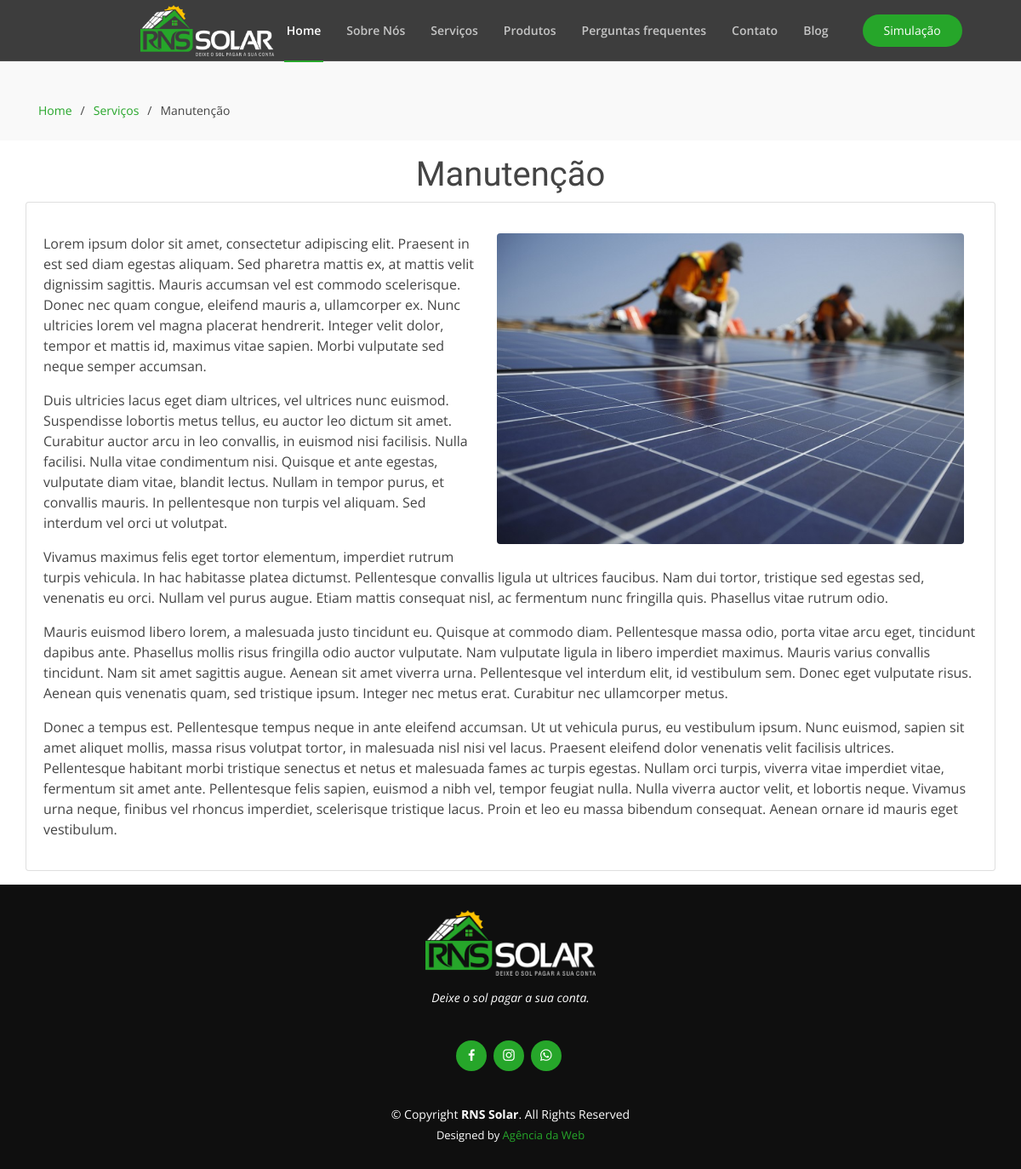
The page /service/manutencao-1 on the database its author committed.
### services/models.py (models this page shows, shortened)
class Service(models.Model):
    image =models.ImageField(upload_to='img_services', blank= True)
    title = models.CharField(max_length=200, unique= True)
    slug = models.SlugField(max_length=200,  unique= True)
    discripition = models.TextField()

### pages/views.py (the view)
# urls.py: path('service/<slug:slug>-<int:pk>', views.service_details, name='service_details')
def service_details(request, slug, pk):
    context = {
        'service': Service.objects.get(id=pk)
    }
    return render(request, "service_details.html", context)

### templates/service_details.html (shortened to what this page needs)
{% extends "base.html" %}
{% block content %}
{% load static %}
<header id="header" class="fixed-top header-inner-pages">
  {% include "navbar.html" %}
</header>
<section id="breadcrumbs" class="breadcrumbs">
  <div class="container" style="margin-top: 2rem;">
    <ol>
      <li><a href="/">Home</a></li>
      <li><a href="/#services">Serviços</a></li>
      <li>{{ service.title|title }}</li>
    </ol>
  </div>
</section>
<section>
  <div class="container">
    <div class="row justify-content-center">
      <div class="col-md" align="center">
          <h1>{{ service.title|title }}</h1>
      </div>
  </div>
  <div class="row justify-content-center">
    <div class="card">
        <div class="card-body">
            <p class="card-text"><img src="{{ service.image.url }}" class="rounded float-right" style="width: 50%; margin: 1rem;">
              {{ service.discripition | linebreaks }}
            </p>
        </div>
    </div>
</section>
{% include "footer.html" %}
{% endblock %}

### static/assets/css/style.css (style rules this page uses)
body { font-family: "Open Sans", sans-serif; color: #444444; }
a { color: #26a62a; }
h1, h2, h3, h4, h5, h6 { font-family: "Raleway", sans-serif; }
#header { transition: all 0.5s; z-index: 997; border-bottom: 1px solid rgba(255, 255, 255, 0.1); }
#header.header-scrolled, #header.header-inner-pages { background: rgba(40, 40, 40, 0.9); }
section { padding: 1rem; overflow: hidden; }
.breadcrumbs { padding: 15px 0; background: #f9f9f9; min-height: 40px; margin-top: 72px; }
.breadcrumbs ol { display: flex; flex-wrap: wrap; list-style: none; padding: 0 0 10px 0; margin: 0; font-size: 14px; }
.breadcrumbs ol li + li { padding-left: 10px; }
.breadcrumbs ol li + li::before { display: inline-block; padding-right: 10px; color: #424242; content: "/"; }

### rows shown on the page
Service: title "Manutenção", image (picture), discripition "Lorem ipsum dolor sit amet, consectetur adipiscing elit. Praesent in est sed diam egestas aliquam. Sed pharetra mattis ex, at mattis velit dignissim sagittis. Mauris accumsan vel est commodo scelerisque. Donec nec quam congue, eleifend mauris a, ullamcorper ex. Nunc ultricies lorem vel magna placerat hendrerit. Integer velit dolor, tempor et mattis id, maximus vitae sapien. Morbi vulputate sed neque semper accumsan. Duis ultricies lacus eget diam ultrices, vel ultrices nunc euismod. Suspendisse lobortis metus tellus, eu auctor leo dictum sit amet. Curabitur auctor arcu in leo convallis, in euismod nisi facilisis. Nulla facilisi. Nulla vitae condimentum nisi. Quisque et ante egestas,…"
